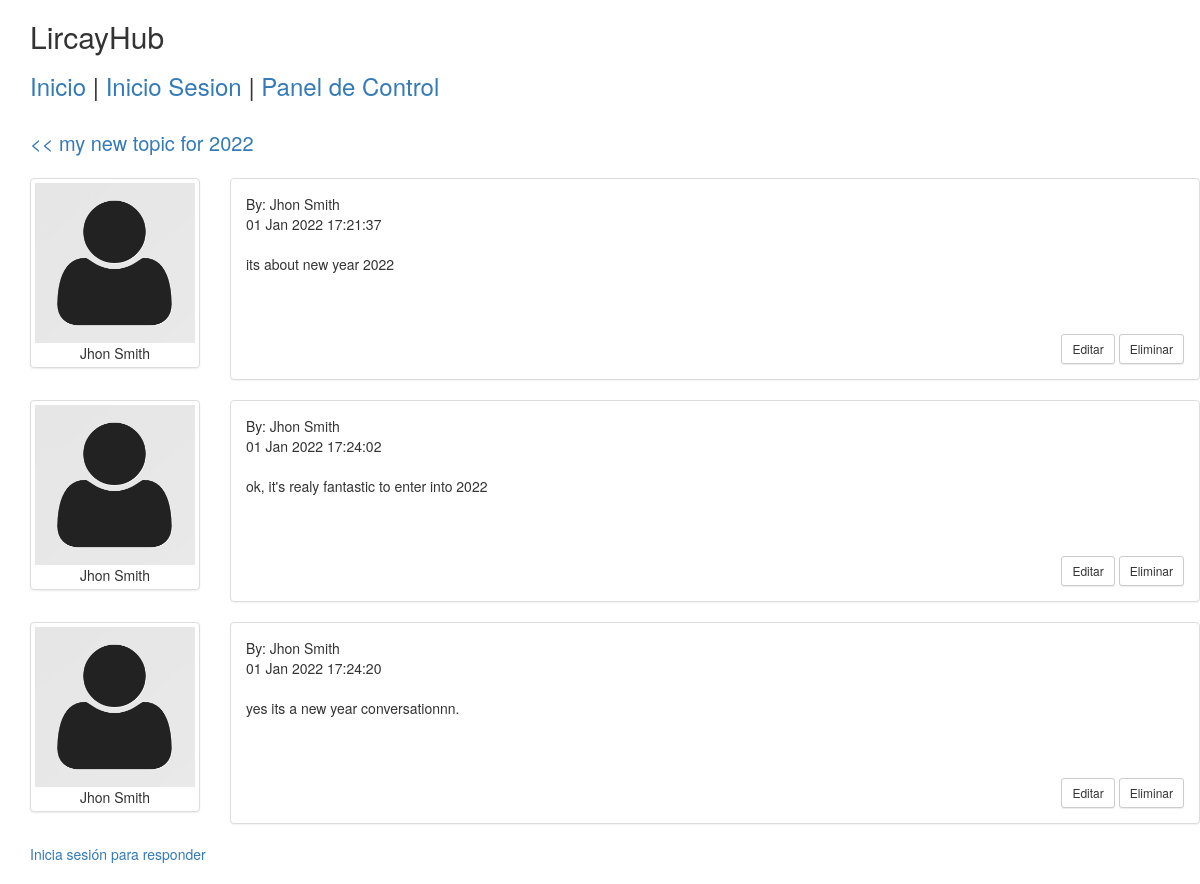
The app's page /post.php?topic_id=12 with its own data.
### tables this page shows
CREATE TABLE `forum_topics` (
  `topic_id` int(11) NOT NULL,
  `subject` varchar(255) NOT NULL,
  `category_id` int(11) NOT NULL,
  `user_id` int(11) NOT NULL,
  `created` datetime NOT NULL DEFAULT current_timestamp()
);

CREATE TABLE `forum_posts` (
  `post_id` int(11) NOT NULL,
  `message` text NOT NULL,
  `topic_id` int(11) NOT NULL,
  `user_id` int(11) NOT NULL,
  `name` varchar(255) NOT NULL,
  `created` datetime NOT NULL DEFAULT current_timestamp()
);

CREATE TABLE `forum_users` (
  `user_id` int(11) NOT NULL,
  `name` varchar(255) NOT NULL,
  `email` varchar(50) NOT NULL,
  `password` varchar(255) NOT NULL,
  `usergroup` int(11) NOT NULL
);

### class/Topic.php (called while the page is built, shortened)
<?php
class Topic {
	private $topicTable = 'forum_topics';
	private $postTable = 'forum_posts';
	private $userTable = 'forum_users';
	private $conn;
	public function __construct($db){
        $this->conn = $db;
    }
	public function getTopic(){
		if($this->topic_id) {
			$sqlQuery = "
				SELECT subject, category_id
				FROM ".$this->topicTable."
				WHERE topic_id = ".$this->topic_id;
			$stmt = $this->conn->prepare($sqlQuery);
			$stmt->execute();
			$result = $stmt->get_result();
			$topicDetails = $result->fetch_assoc();
			return $topicDetails;
		}
	}
	public function getPosts(){
		if($this->topic_id) {
			$sqlQuery = "
				SELECT t.topic_id, p.post_id, p.message, p.topic_id, p.user_id, p.created, u.name
				FROM ".$this->topicTable." as t
				LEFT JOIN ".$this->postTable." as p ON t.topic_id = p.topic_id
				LEFT JOIN ".$this->userTable." as u ON p.user_id = u.user_id
				WHERE p.topic_id = ".$this->topic_id."
				ORDER BY p.post_id ASC";
			$stmt = $this->conn->prepare($sqlQuery);
			$stmt->execute();
			$result = $stmt->get_result();
			return $result;
		}
	}
}
?>

### class/User.php (called while the page is built, shortened)
<?php
class User {
	public function loggedIn (){
		if(!empty($_SESSION["userid"])) {
			return 1;
		} else {
			return 0;
		}
	}
}
?>

### post.php (the view, shortened to what this page needs)
<?php
include_once 'class/User.php';
include_once 'class/Category.php';
include_once 'class/Topic.php';
$database = new Database();
$db = $database->getConnection();
$user = new User($db);
$topics = new Topic($db);
include('inc/header.php');
?>
<link rel="stylesheet" href="https://maxcdn.bootstrapcdn.com/bootstrap/3.3.5/css/bootstrap.min.css">
<link rel="stylesheet" href="css/style.css">
<?php include('inc/container.php'); ?>
<div class="container">
	<div class="row">
		<h2>LircayHub</h2>
		<?php include("top_menus.php"); ?>
		<br>
		<div id="postLsit">
		<?php if(!empty($_GET['topic_id'])) { ?>
		   <div class="posts list">
				<?php
				$topics->topic_id = $_GET['topic_id'];
				$topicDetails = $topics->getTopic();
				?>
				<span style="font-size:20px;"><a href="category.php?category_id=<?php echo $topicDetails['category_id']; ?>"><< <?php echo $topicDetails['subject']; ?></a></span>
				<br><br>
				<?php
				$result = $topics->getPosts();
				while ($post = $result->fetch_assoc()) {
					$date = date_create($post['created']);
					$posterName = $post['name'];
				?>
				<article class="row" id="postRow_<?php echo $post['post_id']; ?>">
					<div class="col-md-2 col-sm-2 hidden-xs">
					  <figure class="thumbnail">
						<img class="img-responsive" src="images/user-avatar.png" />
						<figcaption class="text-center"><?php echo ucwords($posterName); ?></figcaption>
					  </figure>
					</div>
					<div class="col-md-10 col-sm-10">
					  <div class="panel panel-default arrow left">
						<div class="panel-body">
						  <header class="text-left">
							<div class="comment-user"><i class="fa fa-user"></i> By: <?php echo $posterName; ?></div>
							<time class="comment-date" datetime="16-12-2014 01:05"><i class="fa fa-clock-o"></i> <?php echo date_format($date, 'd M Y H:i:s'); ?></time>
						  </header>
						  <br>
						  <div class="comment-post"  id="post_message_<?php echo $post['post_id']; ?>">
							<?php echo $post['message']; ?>
						  </div>
						  <textarea name="message" data-topic-id="<?php echo $post['topic_id']; ?>" id="<?php echo $post['post_id']; ?>" style="visibility: hidden;"></textarea><br>
						  <div class="text-right" id="button_section_<?php echo $post['post_id']; ?>">
							<a class="btn btn-default btn-sm" id="edit_<?php echo $post['post_id']; ?>"><i class="fa fa-reply"></i>Editar</a>
							<a class="btn btn-default btn-sm"><i class="fa fa-reply"></i>Eliminar</a>
						  </div>
						</div>
					  </div>
					</div>
				</article>
				<?php } ?>
		   </div>
	   <?php } ?>
	</div>
	<?php if($user->loggedIn()) { ?>
		<form id="posts" name="posts" method="post">
			<textarea name="message" id="message"></textarea><br>
			<input type="hidden" name="action" id="action" value="save" />
			<input type="hidden" name="topic_id" value="<?php echo $_GET['topic_id']; ?>">
			<button type="submit" id="save" name="save" class="btn btn-info saveButton">Post</button>
		</form>
	<?php } else { ?>
	<a href="login.php">Inicia sesión para responder</a>
	<?php } ?>
</div>
<?php include("inc/footer.php"); ?>

### records on screen
forum_topics: subject "my new topic for 2022"
forum_posts: user.name "Jhon Smith", created "01 Jan 2022 17:21:37", message "its about new year 2022"
forum_posts: user.name "Jhon Smith", created "01 Jan 2022 17:24:02", message "ok, it's realy fantastic to enter into 2022"
forum_posts: user.name "Jhon Smith", created "01 Jan 2022 17:24:20", message "yes its a new year conversationnn."
